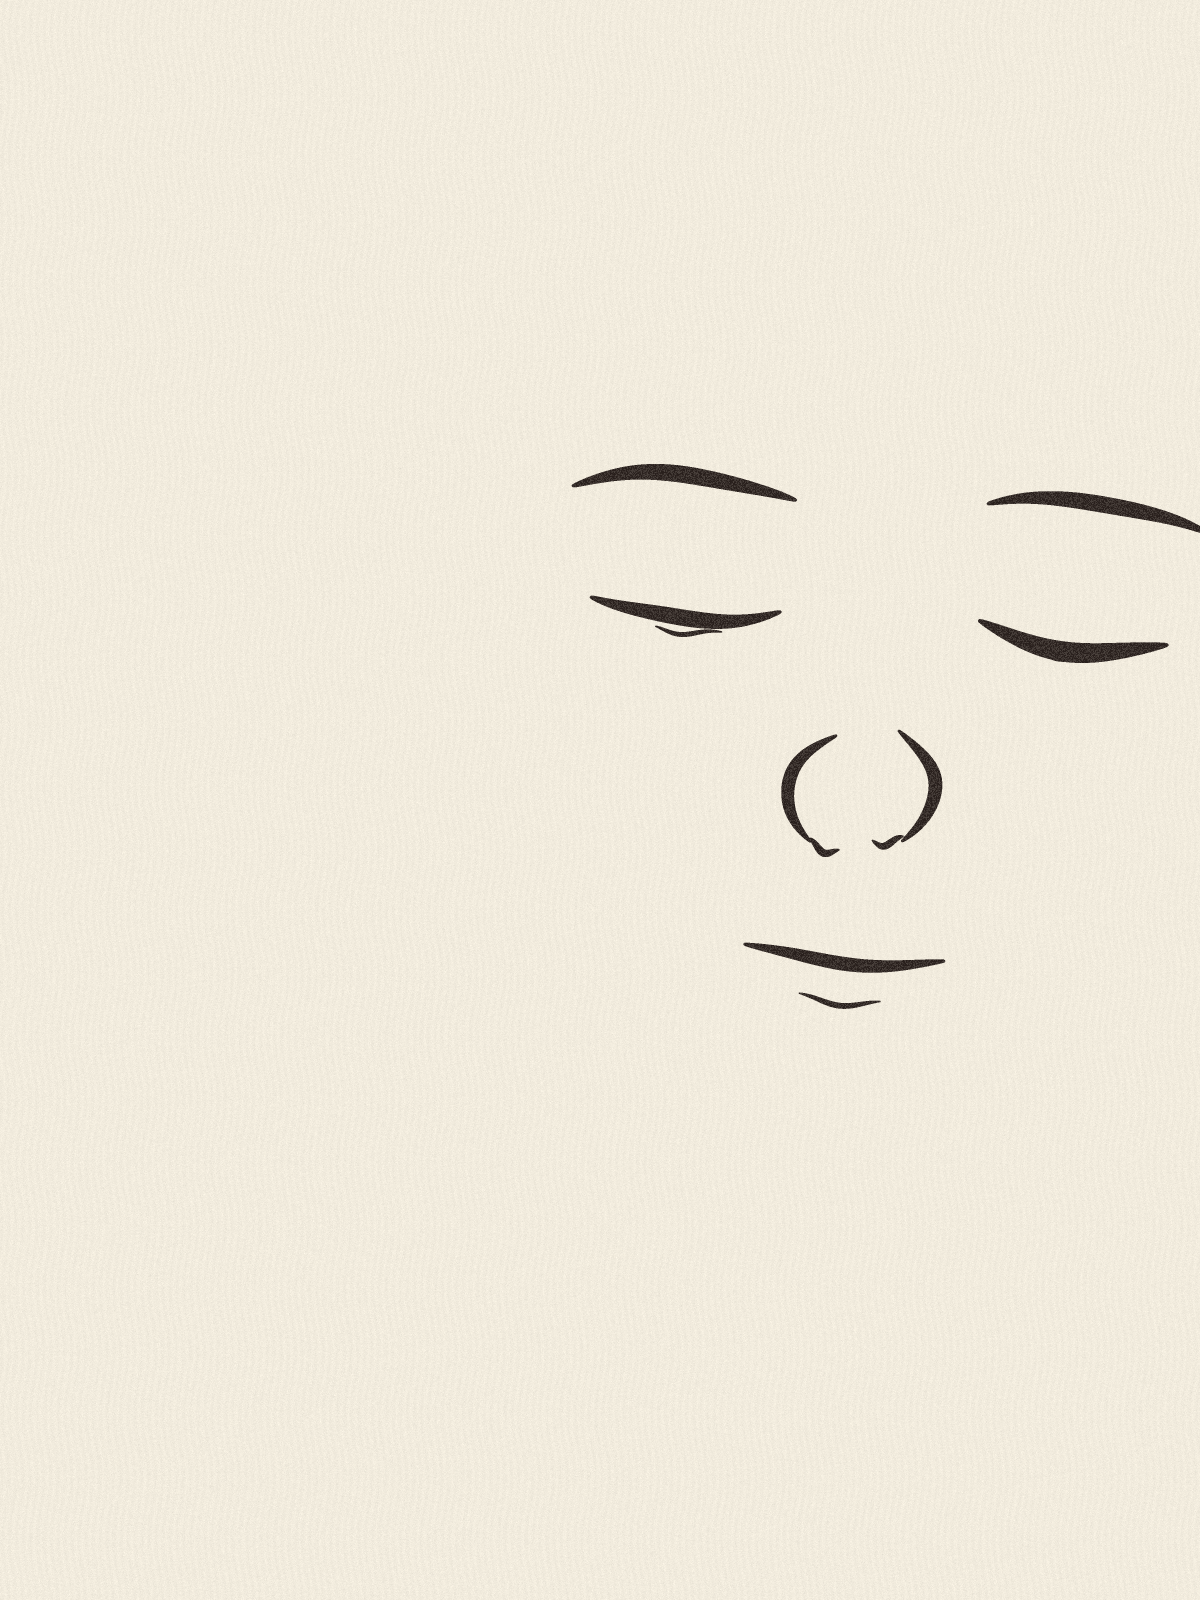

Recreate this plot in Python.
"""Still (study): the Laugh Lines vocabulary, serene: almost no lines at all. No outline, no hair, no shading.

Constraint from the subject: a laugh is a set of folds (crescent lids, crow's feet, lifted cheeks,
nasolabial brackets, an open mouth). If the lines are right, the face assembles itself.
Cropped off the right edge; the paper does the rest.
"""
import sys
import numpy as np
from PIL import Image, ImageDraw

W, H, SS = 1200, 1600, 3
if "--small" in sys.argv: SS = 2
OUT = sys.argv[1] if len(sys.argv) > 1 else "laugh-lines.png"
rng = np.random.default_rng(22)
u = 74.0 * SS
x0, y0 = 872.0 * SS, 690.0 * SS
tilt = np.radians(6)           # head back a little, the way a real laugh goes

def P(x, y, side=1):
    if side < 0:                # the viewer's right half sits a touch higher: laughs are lopsided
        y -= 0.18
    c, s = np.cos(tilt), np.sin(tilt)
    return x0 + u * (x * c - y * s), y0 + u * (x * s + y * c)

K = float(next((a[4:] for a in sys.argv if a.startswith("--k=")), "1"))   # how hard the laugh is, 0..1
HA = float(next((a[5:] for a in sys.argv if a.startswith("--ha=")), "0"))  # a "ha" pulse, 0..1 (film only)
y0 -= HA * 5 * SS                                                          # the head bobs on each ha

def g(k, th):                   # lines fade in by weight, never pop (keeps every frame's hand the same)
    return float(np.clip((k - th) / 0.15, 0, 1))

def half(k):
    return [
        ((-3.9, -0.85), (-2.6, -0.45), (-1.35, -0.9), 0.24),    # lids resting shut, curving down
        ((-3.0, -0.55), (-2.6, -0.5), (-2.1, -0.58), 0.07),     # a lash line, barely
        ((-4.3, -2.35), (-2.85, -2.9), (-1.3, -2.45), 0.24),    # brow, at ease
        ((-0.42, 0.65), (-1.45, 1.35), (-0.62, 2.12), 0.18),    # nose wing
        ((-0.62, 2.12), (-0.45, 2.3), (-0.22, 2.24), 0.09),     # nostril
    ]

def centre(k):
    return [((-1.35, 3.62), (0.0, 3.82), (1.35, 3.58), 0.20),     # closed mouth, the faintest lift at the ends
            ((-0.55, 4.25), (0.0, 4.36), (0.55, 4.25), 0.07)]     # lower lip, just

HALF, CENTRE = half(K), centre(K)

ink = Image.new("L", (W * SS, H * SS), 0)
d = ImageDraw.Draw(ink)

def stroke(a, c, b, wgt, side=1):
    t = np.linspace(0, 1, 420)
    pts = [(1 - t) ** 2 * a[i] + 2 * (1 - t) * t * c[i] + t ** 2 * b[i] for i in (0, 1)]
    wob = 0.03 * np.sin(t * 7 + rng.uniform(0, 6)) + 0.02 * rng.standard_normal() # a hand, not a plotter
    press = np.sin(np.pi * t) ** 0.75 * (0.85 + 0.3 * rng.random())
    for x, y, p, wo in zip(pts[0], pts[1], press, wob + 0 * t):
        X, Y = P(x * side, y + wo, side)
        r = u * wgt * 0.5 * (0.18 + 0.82 * p)
        if r < 0.3: continue
        d.ellipse((X - r, Y - r, X + r, Y + r), fill=255)

for s_ in HALF:
    stroke(*s_, side=1)
    stroke(*s_, side=-1)
for s_ in CENTRE:
    stroke(*s_)

m = np.asarray(ink, dtype=np.float32) / 255
m = m.reshape(H, SS, W, SS).mean((1, 3))

# paper: warm, with fibre; ink: sepia-black that runs a little dry
yy, xx = np.mgrid[0:H, 0:W]
fibre = 0.012 * rng.standard_normal((H, W)) + 0.008 * np.sin(xx * 0.9 + np.sin(yy * 0.05) * 3)
paper = np.array([242, 236, 222]) / 255 * (1 + fibre)[..., None]
dry = np.clip(0.82 + 0.22 * rng.random((H, W)), 0, 1)
inkc = np.array([40, 31, 28]) / 255
a = (m * dry)[..., None]
img = paper * (1 - a) + inkc * a
Image.fromarray((np.clip(img, 0, 1) * 255).astype(np.uint8)).save(OUT)
print(OUT)
